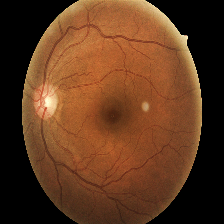
#> input picture reference_images/original/2972_left.png, 224 x 224 px; its folder holds only this picture in this run
$ python apply_gaussian_filtering.py
#> lines starting #> are read from the running program, lines starting #| are printed output that depends on the picture; after the words box and inside, x2 and y2 are one past the last pixel; in counts of white or black regions, pixels touching at a corner belong together
#> in preprocess_image, img is the input picture: shape (224, 224, 3); mean B, G, R 31.3, 57.2, 96.3
import numpy as np
import os
import cv2


def crop_image_from_gray(img, tol=7):
#> called with tol = 7
    if img.ndim == 2:
        mask = img > tol
        return img[np.ix_(mask.any(1), mask.any(0))]
    elif img.ndim == 3:
        gray_img = cv2.cvtColor(img, cv2.COLOR_RGB2GRAY)
        mask = gray_img > tol
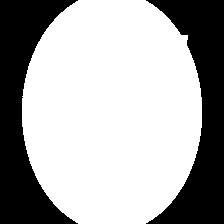
#> mask: shape (224, 224) bool; 66.6% white; 2 black regions, box (x1, y1, x2, y2) and area: (0, 0, 78, 224) 8413, (146, 0, 224, 224) 8361

        check_shape = img[:, :, 0][np.ix_(mask.any(1), mask.any(0))].shape[0]
#> check_shape = 224
        if (check_shape == 0):
            return img
        else:
            img1 = img[:, :, 0][np.ix_(mask.any(1), mask.any(0))]
            img2 = img[:, :, 1][np.ix_(mask.any(1), mask.any(0))]
            img3 = img[:, :, 2][np.ix_(mask.any(1), mask.any(0))]
    #         print(img1.shape,img2.shape,img3.shape)
            img = np.stack([img1, img2, img3], axis=-1)
#> img: shape (224, 180, 3)
    #         print(img.shape)
        return img


def circle_crop(img, sigmaX):
    img = crop_image_from_gray(img)
    img = cv2.cvtColor(img, cv2.COLOR_BGR2RGB)

    height, width, depth = img.shape
#> height = 224; width = 180; depth = 3

    x = int(width/2)
#> x = 90
    y = int(height/2)
#> y = 112
    r = np.amin((x, y))
#> r = 90

    circle_img = np.zeros((height, width), np.uint8)
    cv2.circle(circle_img, (x, y), int(r), 1, thickness=-1)
#> circle_img: shape (224, 180); values 0 (black) and 1 (white), 63.1% white; 2 black regions, box (x1, y1, x2, y2) and area: (0, 0, 180, 112) 7528, (0, 113, 180, 224) 7348
    img = cv2.bitwise_and(img, img, mask=circle_img)
    img = crop_image_from_gray(img)
#> call 2 of crop_image_from_gray, with tol = 7
#> in crop_image_from_gray (call 2), `gray_img = cv2.cvtColor(img, cv2.COLOR_RGB2GRAY)`:
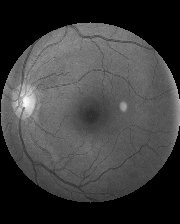
#> gray_img: shape (224, 180); min 0, max 251, mean 62.3
#> in crop_image_from_gray (call 2), `img1 = img[:, :, 0][np.ix_(mask.any(1), mask.any(0))]`:
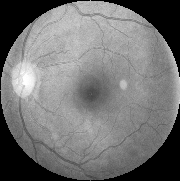
#> img1: shape (181, 180); min 0, max 255, mean 115.2
#> in crop_image_from_gray (call 2), `img2 = img[:, :, 1][np.ix_(mask.any(1), mask.any(0))]`:
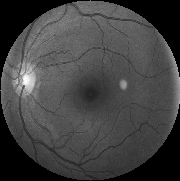
#> img2: shape (181, 180); min 0, max 255, mean 65.9
#> in crop_image_from_gray (call 2), `img3 = img[:, :, 2][np.ix_(mask.any(1), mask.any(0))]`:
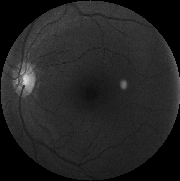
#> img3: shape (181, 180); min 0, max 220, mean 35
    img = cv2.addWeighted(img, 4, cv2.GaussianBlur(
        img, (0, 0), sigmaX), -4, 128)
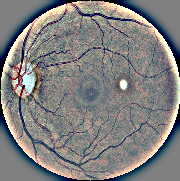
#> img: shape (181, 180, 3); mean R, G, B 128.9, 127.7, 127.5
    return img


def preprocess_image():
    for dirname, _, filenames in os.walk('reference_images\original'):
        for filename in filenames:
            # print(os.path.join(dirname, filename))
            img = cv2.imread(os.path.join(dirname, filename))
            img = circle_crop(img, 5)
            cv2.imwrite('Diabetic Retinopathy Detection/gaussian_filtered_images/' + str(filename) +
                        '.jpg', cv2.resize(img, (224, 224)))
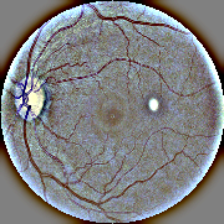
#> saved as 2972_left.png.jpg: shape (224, 224, 3); mean B, G, R 128.8, 127.6, 127.4


if __name__ == '__main__':
    preprocess_image()

$ run again, on reference_images/original/3060_left.png
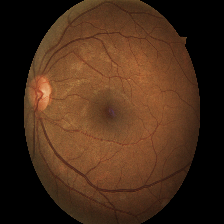
#> input picture reference_images/original/3060_left.png, 224 x 224 px
#> in preprocess_image, img is the input picture: shape (224, 224, 3); mean B, G, R 25.2, 43.8, 71.2
#> in crop_image_from_gray, `mask = gray_img > tol`:
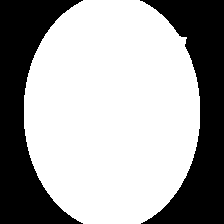
#> mask: shape (224, 224) bool; 64.4% white; 2 black regions, box (x1, y1, x2, y2) and area: (0, 0, 83, 224) 8934, (140, 0, 224, 224) 8910
#> circle_img: shape (224, 176); values 0 (black) and 1 (white), 61.7% white; 2 black regions, box (x1, y1, x2, y2) and area: (0, 0, 176, 112) 7644, (0, 113, 176, 224) 7468
#> gray_img: shape (224, 176)
#> img1: shape (177, 176)
#> img2: shape (177, 176)
#> img3: shape (177, 176)
#> in preprocess_image, `cv2.imwrite('Diabetic Retinopathy Detection/gaussian_filtered_images/'..`:
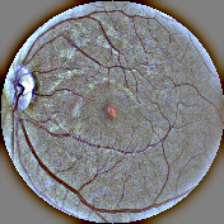
#> saved as 3060_left.png.jpg: shape (224, 224, 3); mean B, G, R 128.6, 127.6, 127.5

$ run again, on reference_images/original/3061_left.png
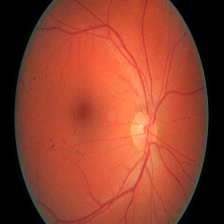
#> input picture reference_images/original/3061_left.png, 224 x 224 px
#> in preprocess_image, img is the input picture: shape (224, 224, 3); mean B, G, R 44.5, 63.9, 142.7
#> in crop_image_from_gray, `mask = gray_img > tol`:
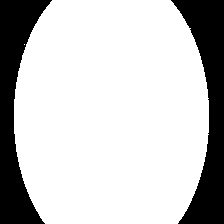
#> mask: shape (224, 224) bool; 77.7% white; 2 black regions, box (x1, y1, x2, y2) and area: (171, 0, 224, 224) 5707, (0, 0, 52, 224) 5465
#> circle_img: shape (224, 195); values 0 (black) and 1 (white), 67.6% white; 2 black regions, box (x1, y1, x2, y2) and area: (0, 0, 195, 112) 7175, (0, 113, 195, 224) 6980
#> gray_img: shape (224, 195)
#> img1: shape (195, 195)
#> img2: shape (195, 195)
#> img3: shape (195, 195)
#> in preprocess_image, `cv2.imwrite('Diabetic Retinopathy Detection/gaussian_filtered_images/'..`:
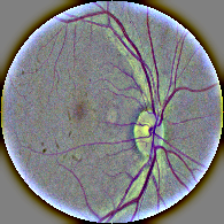
#> saved as 3061_left.png.jpg: shape (224, 224, 3); mean B, G, R 130, 128, 127.6

$ run again, on reference_images/original/2972_right.png
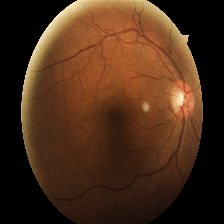
#> input picture reference_images/original/2972_right.png, 224 x 224 px
#> in preprocess_image, img is the input picture: shape (224, 224, 3); mean B, G, R 25.1, 45.2, 74.6
#> mask: shape (224, 224) bool; 67.4% white; 2 black regions, box (x1, y1, x2, y2) and area: (0, 0, 76, 224) 8191, (148, 0, 224, 224) 8173
#> circle_img: shape (224, 182); values 0 (black) and 1 (white), 63.8% white; 2 black regions, box (x1, y1, x2, y2) and area: (0, 0, 182, 112) 7477, (0, 113, 182, 224) 7295
#> gray_img: shape (224, 182)
#> mask: shape (224, 182) bool; 63.8% white; 2 black regions, box (x1, y1, x2, y2) and area: (0, 0, 182, 112) 7478, (0, 113, 182, 224) 7297
#> img1: shape (183, 182)
#> img2: shape (183, 182)
#> img3: shape (183, 182)
#> in preprocess_image, `cv2.imwrite('Diabetic Retinopathy Detection/gaussian_filtered_images/'..`:
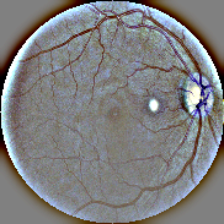
#> saved as 2972_right.png.jpg: shape (224, 224, 3); mean B, G, R 127.9, 127, 127.2
